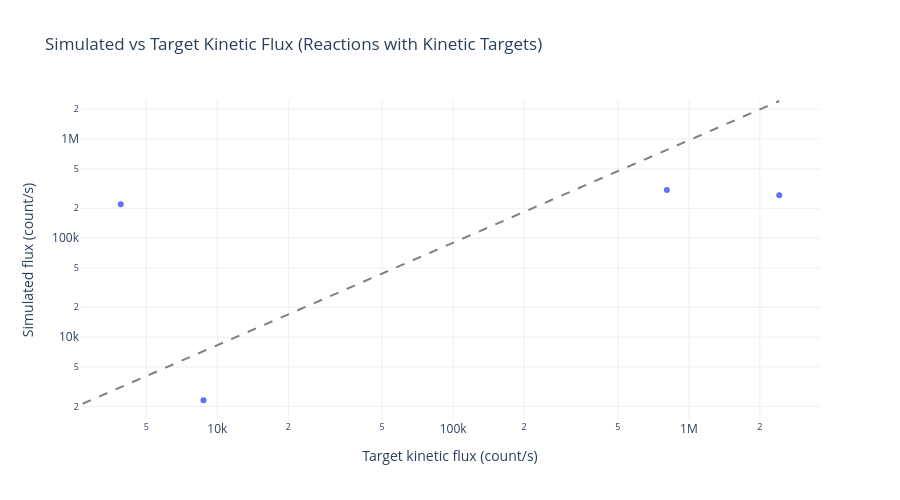

Source (notebook cell):
### Markdown cell above
### Scatterplot of the reactions with kinetic target

### Code cell
# Keep only reactions with a defined kinetic target
kinetic_compare = (
    rxn_flux[["flux", "kinetic"]]
    .dropna(subset=["kinetic"])
    .rename(columns={"flux": "simulated_flux", "kinetic": "target_kinetic_flux"})
    .copy()
)

# If there are no kinetic targets in this subset, this will print and skip plotting
if kinetic_compare.empty:
    print("No reactions in rxn_flux have kinetic targets.")
else:
    # Build symmetric range for y=x reference line
    min_val = min(
        kinetic_compare["simulated_flux"].min(),
        kinetic_compare["target_kinetic_flux"].min(),
    )
    max_val = max(
        kinetic_compare["simulated_flux"].max(),
        kinetic_compare["target_kinetic_flux"].max(),
    )

    fig = px.scatter(
        kinetic_compare.reset_index().rename(columns={"index": "reaction"}),
        x="target_kinetic_flux",
        y="simulated_flux",
        hover_data=["reaction"],
        title="Simulated vs Target Kinetic Flux (Reactions with Kinetic Targets)",
        labels={
            "target_kinetic_flux": "Target kinetic flux (count/s)",
            "simulated_flux": "Simulated flux (count/s)",
        },
        template="plotly_white",
    )

    # Add y = x line (perfect agreement)
    fig.add_shape(
        type="line",
        x0=min_val,
        y0=min_val,
        x1=max_val,
        y1=max_val,
        line=dict(color="gray", dash="dash"),
    )

    fig.update_layout(height=500)
    fig.update_xaxes(type="log")
    fig.update_yaxes(type="log")
    fig.show()

### Figure 1 — Plotly figure (JSON) as saved in the notebook; plotly's stock layout.template omitted (floating-point values rounded to 4 significant figures)
{"data": [{"customdata": [["ASPAMINOTRANS-RXN__ASPAMINOTRANS-DIMER"], ["ASPAMINOTRANS-RXN__ASPAMINOTRANS-DIMER (reverse)"], ["ASPAMINOTRANS-RXN__TYRB-DIMER"], ["CITSYN-RXN"], ["MALATE-DEH-RXN__MALATE-DEHASE (reverse)"], ["OXALOACETATE-TAUTOMERASE-RXN__FUMARASE-A (reverse)"]], "hovertemplate": "Target kinetic flux (count/s)=%{x}<br>Simulated flux (count/s)=%{y}<br>reaction=%{customdata[0]}<extra></extra>", "legendgroup": "", "marker": {"color": "#636efa", "symbol": "circle"}, "mode": "markers", "name": "", "orientation": "v", "showlegend": false, "type": "scatter", "x": [806300.0, 2416000.0, 8738.0, 3896.0, 125700.0, 34120.0], "xaxis": "x", "y": [304800.0, 270100.0, 2307.0, 219100.0, 0.0, -7.276e-12], "yaxis": "y"}], "layout": {"height": 500, "legend": {"tracegroupgap": 0}, "shapes": [{"line": {"color": "gray", "dash": "dash"}, "type": "line", "x0": -7.276e-12, "x1": 2416000.0, "y0": -7.276e-12, "y1": 2416000.0}], "title": {"text": "Simulated vs Target Kinetic Flux (Reactions with Kinetic Targets)"}, "xaxis": {"anchor": "y", "domain": [0, 1], "title": {"text": "Target kinetic flux (count/s)"}, "type": "log"}, "yaxis": {"anchor": "x", "domain": [0, 1], "title": {"text": "Simulated flux (count/s)"}, "type": "log"}}}
